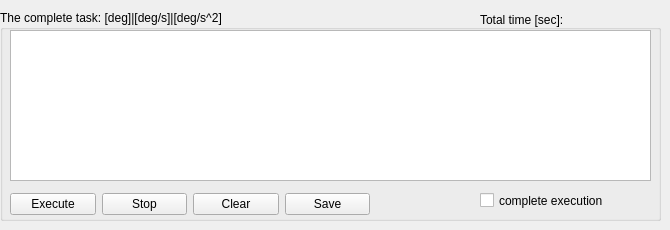
      <widget class="QWidget" name="tab_task">
       <attribute name="title">
        <string>Task</string>
       </attribute>
       <widget class="QGroupBox" name="groupBox_sol_task">
        <property name="geometry">
         <rect>
          <x>0</x>
          <y>10</y>
          <width>661</width>
          <height>211</height>
         </rect>
        </property>
        <property name="title">
         <string>The complete task: [deg]|[deg/s]|[deg/s^2]</string>
        </property>
        <widget class="QWidget" name="layoutWidget_time_task">
         <property name="geometry">
          <rect>
           <x>480</x>
           <y>0</y>
           <width>166</width>
           <height>19</height>
          </rect>
         </property>
         <layout class="QHBoxLayout" name="horizontalLayout_time_task">
          <item>
           <widget class="QLabel" name="label_totalTime_task">
            <property name="text">
             <string>Total time [sec]:</string>
            </property>
           </widget>
          </item>
          <item>
           <widget class="QLabel" name="label_totalTime_value_task">
            <property name="text">
             <string/>
            </property>
           </widget>
          </item>
         </layout>
        </widget>
        <widget class="QWidget" name="layoutWidget_action_task">
         <property name="geometry">
          <rect>
           <x>10</x>
           <y>180</y>
           <width>360</width>
           <height>28</height>
          </rect>
         </property>
         <layout class="QHBoxLayout" name="horizontalLayout_action_task">
          <item>
           <widget class="QPushButton" name="pushButton_execTask">
            <property name="text">
             <string>Execute</string>
            </property>
           </widget>
          </item>
          <item>
           <widget class="QPushButton" name="pushButton_stop_task">
            <property name="text">
             <string>Stop</string>
            </property>
           </widget>
          </item>
          <item>
           <widget class="QPushButton" name="pushButton_clear_task">
            <property name="text">
             <string>Clear</string>
            </property>
           </widget>
          </item>
          <item>
           <widget class="QPushButton" name="pushButton_save_task">
            <property name="text">
             <string>Save</string>
            </property>
           </widget>
          </item>
         </layout>
        </widget>
        <widget class="QTableWidget" name="tableWidget_sol_task">
         <property name="geometry">
          <rect>
           <x>10</x>
           <y>20</y>
           <width>641</width>
           <height>151</height>
          </rect>
         </property>
        </widget>
        <widget class="QCheckBox" name="checkBox_comp_exec">
         <property name="geometry">
          <rect>
           <x>480</x>
           <y>180</y>
           <width>171</width>
           <height>21</height>
          </rect>
         </property>
         <property name="text">
          <string>complete execution</string>
         </property>
        </widget>
       </widget>
      </widget>
